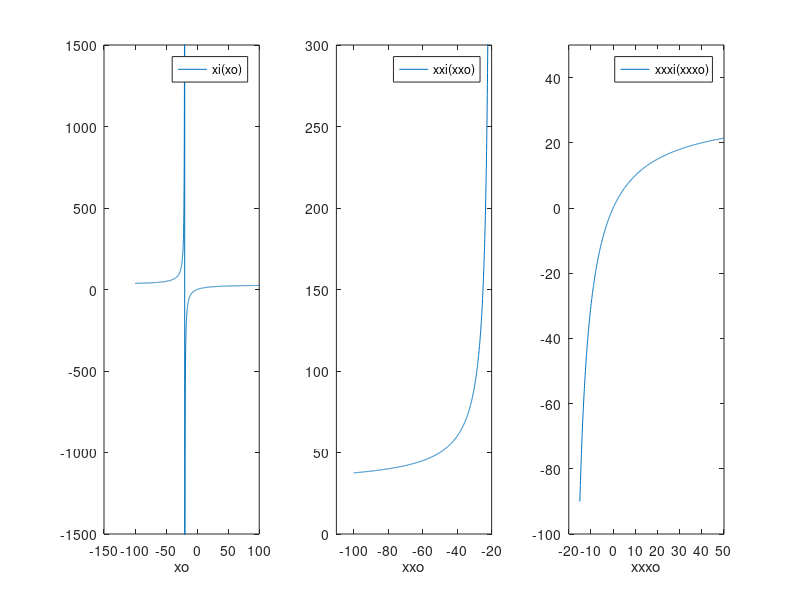

Here is the MATLAB script that generated this plot:
% G6SINGCX

% Convex single refracting surface
% r is positive, light from left propagating from medium with n1 to medium with n2
% xo on left of surface (negative)

% Calculation of graph for xi as function of xo over the total range of xo.
% graph for xi as function of xo over the range of xo to the left of xof.
% graph for xi as function of xo over the range of xo to the right of xof.

function G6SINGCX;
r = 10;
n1 = 1;
n2 = 1.5;
% image focus
xif = n2*(r/(n2-n1))    % xif = 30;
% object focus
xof = n1*(r/(n1-n2))    % xof = -20;

xo = (-100.001:0.07:100);
xi = n2./(((n2-n1)/r)+n1./xo);

figure(1);
subplot(1,3,1);
plot(xo,xi);
axis([-150 100 -1500 1500]);
xlabel('xo');
legend('xi(xo)');

xxo = (-100.001:0.07:-22);
xxi = n2./(((n2-n1)/r)+n1./xxo);


subplot(1,3,2);
plot(xxo,xxi);
axis([-110 -20 0 300]);
xlabel('xxo');
legend('xxi(xxo)');

xxxo = (-15.001:0.07:50);
xxxi = n2./(((n2-n1)/r)+n1./xxxo);


subplot(1,3,3);
plot(xxxo,xxxi);
axis([-20 50 -100 50]);
xlabel('xxxo');
legend('xxxi(xxxo)');
